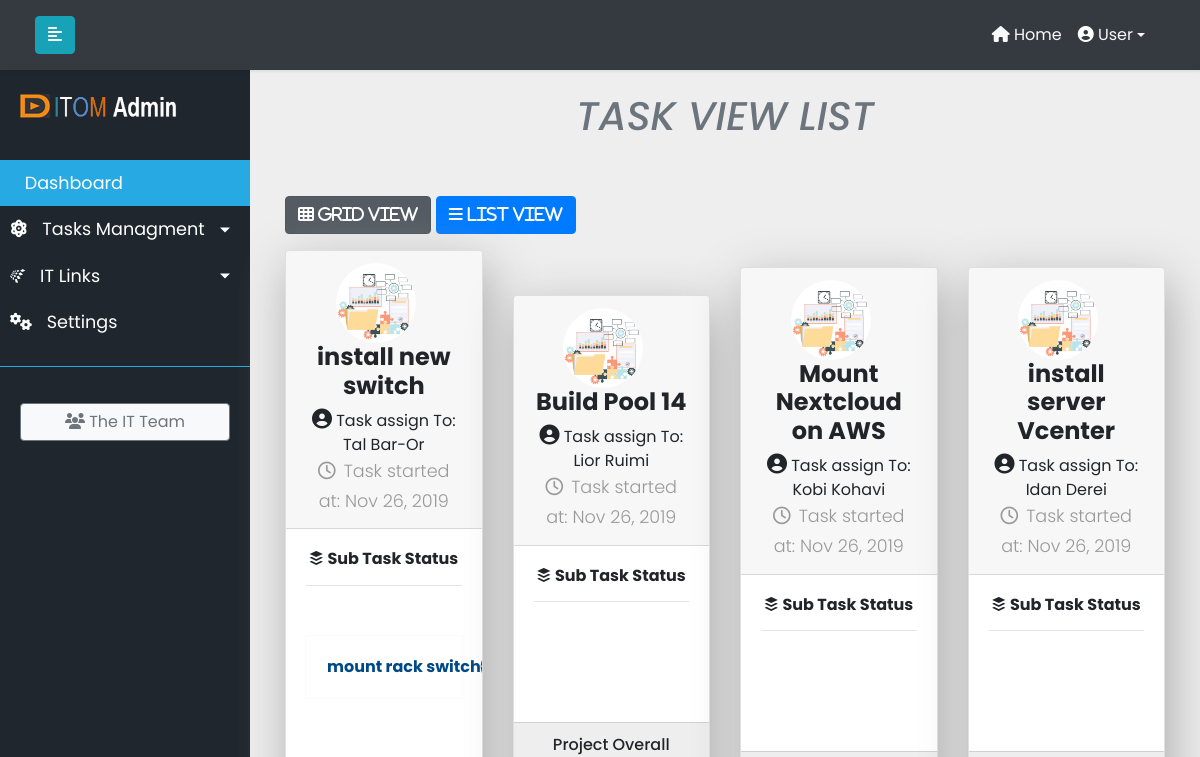
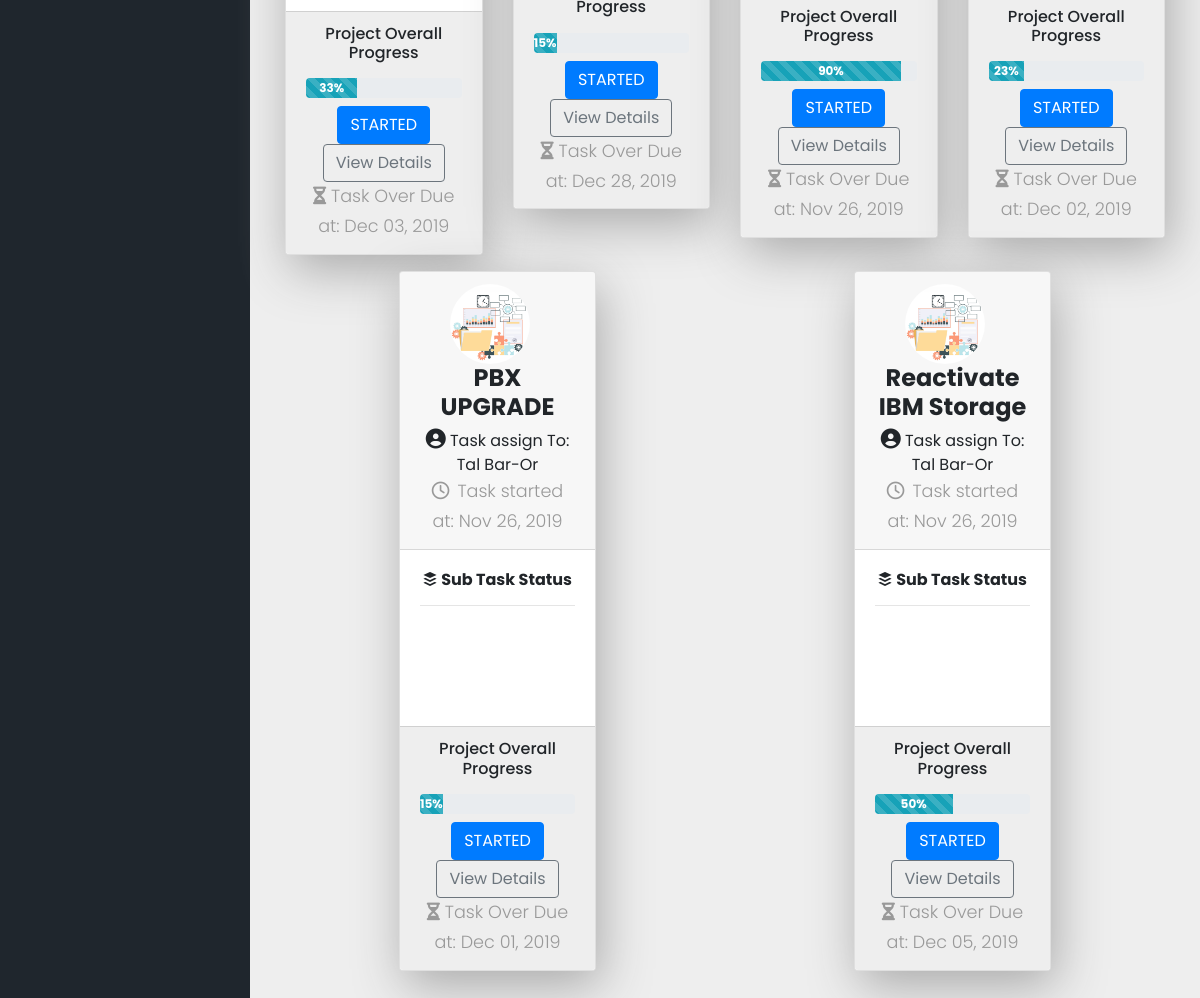
The page /task_view/ on the database as committed earlier (2 pictures, top to bottom).
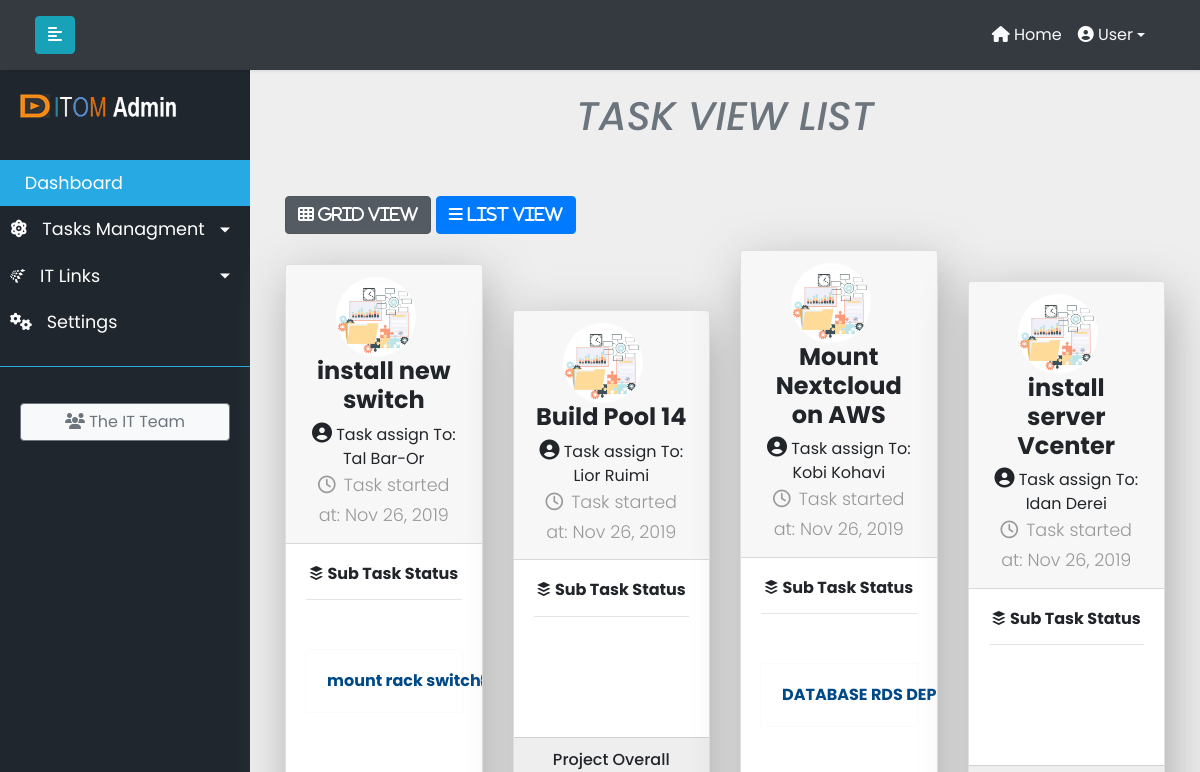
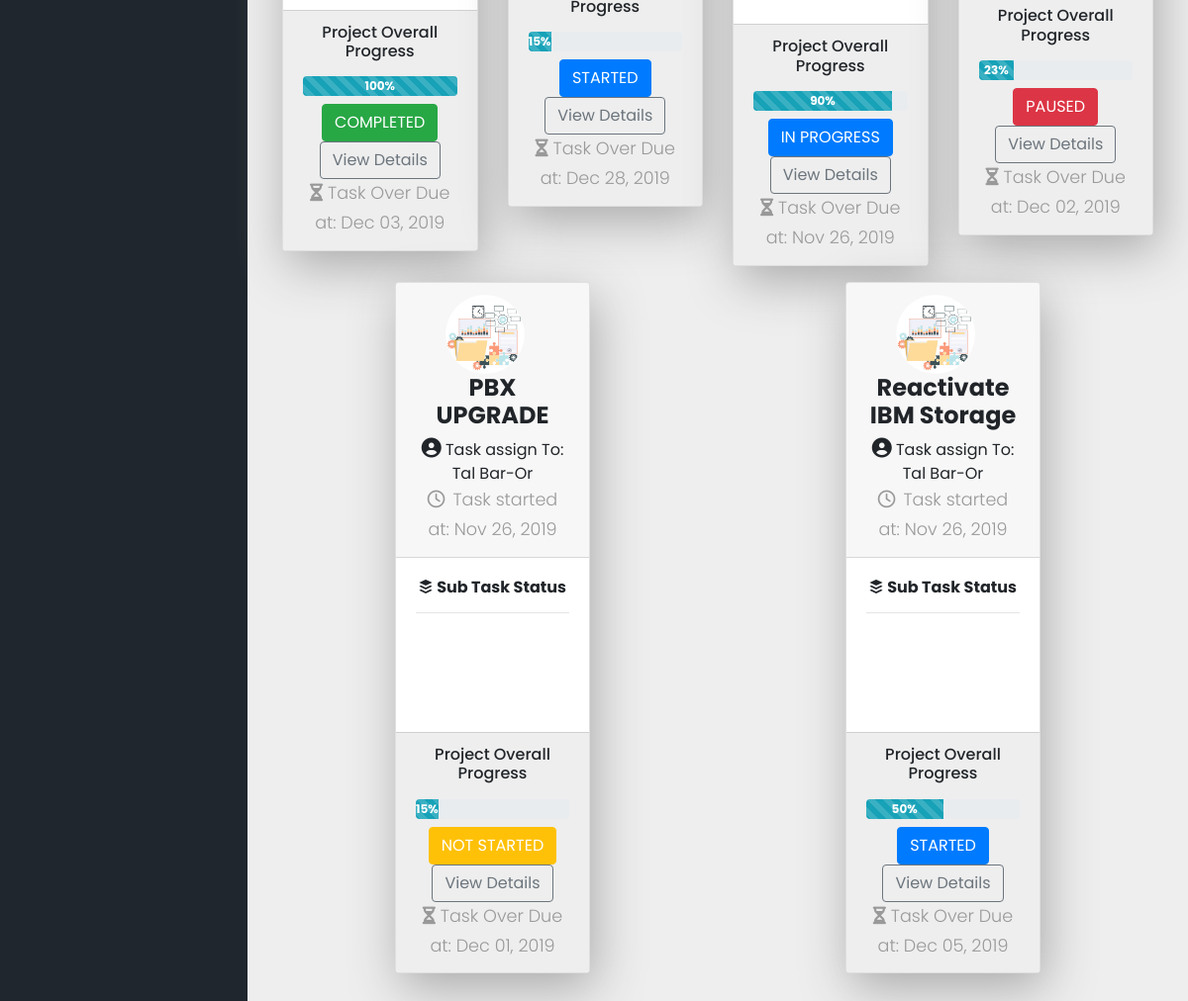
The same page on the database as committed later (2 pictures, top to bottom).
### ittasks/models.py (models this page shows, shortened)
class MainTask(models.Model):
    task_title = models.CharField(max_length=200)
    global_task_info = models.TextField(max_length=500,default=None)
    complete = models.BooleanField(default=False)
    overall_precent_complete = models.PositiveIntegerField(default=0)
    created_at = models.DateTimeField(default=datetime.datetime.now())
    updated_at = models.DateTimeField(default=datetime.datetime.now())
    due_date = models.DateTimeField(default=datetime.datetime.now())
    task_location = models.CharField(max_length=400, blank=True, null=True)
    global_task_assign = models.ForeignKey(UserProfile, on_delete=models.CASCADE, related_name="global_task_assign",default=1)
    TASK_STATUS_CHOICES = [
    ('ST', 'STARTED'),
    ('NS', 'NOT STARTED'),
    ('IP', 'IN PROGRESS'),
    ('PA', 'PAUSED'),
    ('CO', 'COMPLETED'),
    ]
    task_status = models.CharField(max_length=2,choices=TASK_STATUS_CHOICES,default='NOT STARTED')

class UserProfile(AbstractBaseUser):
    email = models.EmailField(verbose_name="email", max_length=60, unique=True)
    username = models.CharField(max_length=30, unique=True)
    first_name = models.CharField(max_length=30, unique=False)
    family_name = models.CharField(max_length=50, unique=False)
    date_joined = models.DateTimeField(verbose_name='date joined', auto_now_add=True)
    last_login = models.DateTimeField(verbose_name='last login', auto_now=True)
    is_admin = models.BooleanField(default=False)
    is_active = models.BooleanField(default=True)
    is_staff = models.BooleanField(default=False)
    is_superuser = models.BooleanField(default=False)
    profile_image = models.ImageField(upload_to='images/', default='images/def_user.png')
    teams_link = models.URLField(blank = True, max_length=200)
    mobile_phone = models.CharField(max_length=16, blank=True)
    user_location = models.CharField(max_length=80, blank=True)
    USERNAME_FIELD = 'email'
    REQUIRED_FIELDS = ['username']
    objects = MyAccountManager()

class ChildTask(models.Model):
    item_main = models.ForeignKey('MainTask',on_delete=models.CASCADE, related_name="item_main", )
    task_description = models.CharField(max_length=200)
    task_info = models.TextField(blank = True)
    task_complete = models.BooleanField(default=False)
    sub_task = models.CharField(max_length=200)
    task_precent_complete = models.PositiveIntegerField(default=0)
    task_created = models.DateTimeField(default=datetime.datetime.now())
    task_updated_at = models.DateTimeField(default=datetime.datetime.now())
    task_due_date = models.DateTimeField(default=datetime.datetime.now())
    task_assign = models.ForeignKey(UserProfile, on_delete=models.CASCADE, related_name="task_assign",default=1)

### ittasks/views.py (the view)
# urls.py: path("task_view/", TaskView.as_view(), name="task_view")
class TaskView(TemplateView):
    template_name = "tasks_view.html"
    def get_context_data(self, **kwargs):
        context = super(TaskView, self).get_context_data(**kwargs)
        context['objtasks'] = MainTask.objects.all()
        return context

### ittasks/templates/tasks_view.html (shortened to what this page needs)
{% extends 'base.html'%}
{% load static from staticfiles %}
{% block content %}
    <link href="{% static 'css/tasks_view_style.css' %}" rel="stylesheet">
    <link href="{% static 'css/dataTables.bootstrap4.min.css' %}" rel="stylesheet">
    <section class="tasks-view">
      <div class="container-fluid" id="myGroup">
        <div class="row">
          <div class="col text-center py-5">
            <h1 class="text-secondary text-uppercase font-italic common-title">Task View List</h1>
          </div>
        </div>
        <p>
          <a class="btn btn-secondary active" data-toggle="collapse" href="#collapseSelector" role="button" aria-expanded="false" aria-controls="collapseSelector">
            <i class="fas fa-th"> Grid View</i>
          </a>
          <button class="btn btn-primary" type="button" data-toggle="collapse" data-target="#collapseSelector2" aria-expanded="false" aria-controls="collapseSelector2">
            <i class="fa fa-bars"> List View</i>
          </button>
      </p>
      <div class="collapse show" id="collapseSelector" data-parent="#myGroup">
        <div class="row justify-content-around align-items-center">
          {% if objtasks %}
        {% for tsobj  in objtasks %}
           <div class="col-xl-3 col-lg-4 col-sm-8 rotate">
            <div class="card text-center mb-3 book-card mx-auto">
                <div class="card-header">
                    <div>
    <img src="{% static 'img/pm-design.png' %}" class="rounded-circle mr-3" height="80px" width="80px" alt="avatar">
                        <h4 class="card-title font-weight-bold mb-2">{{tsobj.task_title}}</h4>
                        <i class="fas fa-user-circle" style="font-size:20px;"></i>   Task assign To: {{tsobj.global_task_assign.first_name}} {{tsobj.global_task_assign.family_name}}</li>
                        <p class="card-text"><i class="far fa-clock pr-2"></i>Task started at: {{tsobj.created_at | date:"M d, Y" }}</p>
                      </div>
                </div>
                <div class="card-body">
                  <h6 class=""><span><i class="fab fa-buffer"></i></span> <strong>Sub Task Status</strong> </h6>
                  <hr>
               <div id="accordion" class="myaccordion">
                  <div class="card">
                      {% for subts in tsobj.item_main.all %}
                    <div class="card-header" id="heading-{{ subts.id }}">
                      <h2 class="mb-0">
                        <button class="d-flex align-items-center justify-content-between btn btn-link collapsed" data-toggle="collapse" data-target="#collapse-{{ subts.id }}" aria-expanded="false" aria-controls="collapse-{{ subts.id }}">
                            {{ subts.task_description }}
                        </button>
                      </h2>
                    </div>
                    {% endfor %}
                  </div>
                </div>
                </div>
                <div class="card-footer">
                    <h6 class="mb-3">Project Overall Progress</h6>
                    <div class="progress mb-2" style="height: 20px">
                      <div class="progress-bar progress-bar-striped font-weight-bold bg-info" style="width: {{tsobj.overall_precent_complete}}%">
                         {{tsobj.overall_precent_complete}}%
                      </div>
                    </div>
                    {% if tsobj.get_task_status_display == 'STARTED' or tsobj.get_task_status_display == 'IN PROGRESS' %}
                      <button type="button" class="btn btn-primary text-white">{{tsobj.get_task_status_display}}</button>
                    {% elif tsobj.get_task_status_display == 'NOT STARTED' %}
                      <button type="button" class="btn btn-warning text-white">{{tsobj.get_task_status_display}}</button>
                    {% elif tsobj.get_task_status_display == 'PAUSED' %}
                      <button type="button" class="btn btn-danger text-white">{{tsobj.get_task_status_display}}</button>
                    {% elif tsobj.get_task_status_display == 'COMPLETED' %}
                      <button type="button" class="btn btn-success text-white">{{tsobj.get_task_status_display}}</button>
                    {% endif %}
                    <button type="button" class="btn btn-outline-secondary"><a href="#"> View Details</a></button>
                    <p class="card-text"><i class="fas fa-hourglass-half"></i> Task Over Due at: {{tsobj.due_date | date:"M d, Y" }}</p>
                </div>
              </div>
          </div>
   {% endfor %}
   {% endif %}
        </div>
      </div>
    </div>
    </section>
   {% endblock content %}

### ittasks/templates/base.html (shortened to what this page needs)
{% load static %}
<!DOCTYPE html>
<html>
<head>
    <link rel="stylesheet" href="https://stackpath.bootstrapcdn.com/bootstrap/4.1.0/css/bootstrap.min.css">
    <link rel="stylesheet" href="{% static 'css/base.css' %}">
    <link rel="stylesheet" href="https://cdn.materialdesignicons.com/4.5.95/css/materialdesignicons.min.css">
</head>
<body>
    <div class="wrapper">
        <nav id="sidebar">
            <div class="sidebar-header">
                        <img src="{% static 'img/logo-icon.png' %}" class="light-logo" class="logo_name"/>
                        <img src="{% static 'img/logo-text.png' %}" alt="homepage" class="logo_d" />
            </div>
            <ul class="list-unstyled components">
                <li class="active">
                    <a href="{% url 'index'%}">
                        Dashboard
                    </a>
                </li>
                <li>
                    <a href="#homeSubmenu" data-toggle="collapse" aria-expanded="false" class="dropdown-toggle">
                        <i class="fas fa-atom"></i>
                        Tasks Managment
                    </a>
                    <a href="#pageSubmenu" data-toggle="collapse" aria-expanded="false" class="dropdown-toggle">
                        <i class="fab fa-schlix"></i>
                        IT Links
                    </a>
                </li>
                <li>
                    <a href="#">
                        <i class="fas fa-cogs"></i>
                        Settings
                    </a>
                </li>
            </ul>
            <ul class="list-unstyled CTAs">
                <li>
                    <button type="button" class="btn btn-outline-secondary btn-block bg-light" data-toggle="modal" data-target="#ItTeamModal"><i class="fas fa-users"></i> The IT Team</button>
                </li>
            </ul>
        </nav>
        <div id="content">
            <nav class="navbar navbar-expand-lg navbar-light bg-dark fixed-top" id="topnav">
                <div class="container-fluid">
                    <button type="button" id="sidebarCollapse" class="btn btn-info">
                        <i class="fas fa-align-left"></i>
                    </button>
                    <div class="collapse navbar-collapse" id="navbarSupportedContent">
                        <ul class="nav navbar-nav ml-auto">
                            <li class="nav-item active">
                                <a class="nav-link text-light ml-10" href="#"><i class="fas fa-home"></i> Home</a>
                            </li>
                               <li class="nav-item dropdown pr-4">
                                    <a class="nav-link dropdown-toggle text-light usr-icn" href="#" id="navbarDropdown" role="button" data-toggle="dropdown" aria-haspopup="true" aria-expanded="false">
                                            <i class="fas fa-user-circle text-white"></i> User
                                    </a>
                                  </li>
                        </ul>
                    </div>
                </div>
            </nav>
            <{% block content %}
            {% endblock content %}
        </div>
    </div>
</body>
</html>

### static/css/base.css (style rules this page uses)
body { font-family: 'Poppins', sans-serif; background: #eeeeee; }
p { font-family: 'Poppins', sans-serif; font-size: 1.1em; font-weight: 300; line-height: 1.7em; color: #999; }
a, a:hover, a:focus { color: inherit; text-decoration: none; transition: all 0.3s; }
.navbar { padding: 15px 20px; background: #fff; border: none; border-radius: 0; margin-bottom: 40px; box-shadow: 1px 1px 3px rgba(0, 0, 0, 0.1); }
i, span { display: inline-block; }
.wrapper { display: flex; align-items: stretch; }
#sidebar { min-width: 250px; max-width: 250px; background: #1F262D; color: #fff; transition: all 0.3s; padding-top: 72px; }
#sidebar ul li a { text-align: left; }
#sidebar .sidebar-header { padding: 20px; background: #1F262D; }
#sidebar ul.components { padding: 20px 0; border-bottom: 1px solid #27A9E3; }
#sidebar ul li a { padding: 10px; font-size: 1.1em; display: block; }
#sidebar ul li a i { margin-right: 10px; }
#sidebar ul li.active>a, a[aria-expanded="true"] { color: #fff; background: #27A9E3; }
a[data-toggle="collapse"] { position: relative; }
.dropdown-toggle::after { display: block; position: absolute; top: 50%; right: 20px; transform: translateY(-50%); }
ul.CTAs { padding: 20px; }
#content { width: 100%; padding: 20px; min-height: 100vh; transition: all 0.3s; }
.card-footer { background-color: #EEE; }
.navbar-collapse ul li a.nav-link:before { position: absolute; bottom: -5px; left: 0; width: 100%; height: 2px; background: transparent; content: ''; opacity: 0; transition: opacity 0.3s, -webkit-transform 0.3s; transition: opacity 0.3s, transform 0.3s; transition: opacity 0.3s, transform 0.3s, -webkit-transform 0.3s; -webkit-transform: translateY(10px); transform: translateY(10px); }
#topnav ul > li.dropdown > a { background:#343A40; }

### static/css/tasks_view_style.css (style rules this page uses)
.book-card { position: relative; box-shadow: 5px 15px 50px #aaa; max-width: 420px; overflow: hidden; transition: all .8s; }
.rotate { perspective: 100rem; }
.myaccordion { max-width: 500px; margin: 50px auto; box-shadow: 0 0 1px rgba(0,0,0,0.1); }
.myaccordion .card, .myaccordion .card:last-child .card-header { border: none; }
.myaccordion .card-header { border-bottom-color: #EDEFF0; background: transparent; }
.myaccordion .btn { width: 100%; font-weight: bold; color: #004987; padding: 0; }

Rows that differ between the two databases and show on the page:
changed MainTask "install new switch": overall_precent_complete "33" → "100"; task_status "STARTED" → "COMPLETED"
changed MainTask "Mount Nextcloud on AWS": task_status "STARTED" → "IN PROGRESS"
added ChildTask: task_description "DATABASE RDS…", shown under MainTask "Mount Nextcloud on AWS"
changed MainTask "install server Vcenter": task_status "STARTED" → "PAUSED"
changed MainTask "PBX UPGRADE": task_status "STARTED" → "NOT STARTED"
